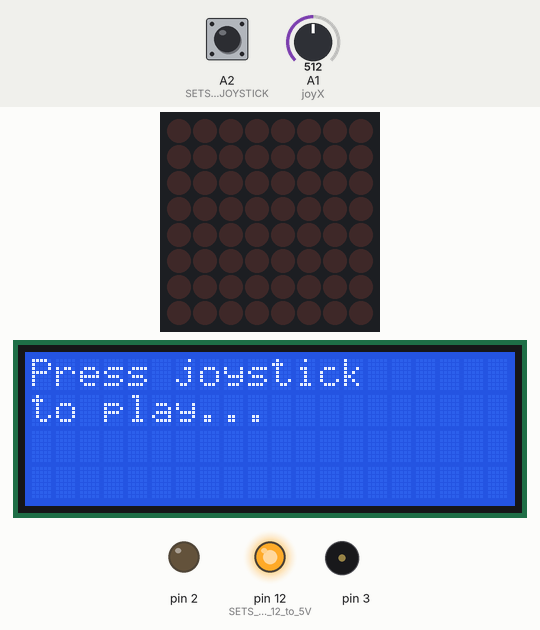
A sketch run on a simulated Arduino Uno, built with avr-gcc and run on an emulated ATmega328P. On the bench: 8×8 LED matrix, 20×4 character LCD, output pins drawn as LEDs (lit = HIGH), buzzer (waves = sounding). The inputs (shaded band) are chosen by the test bench; at power-on: A2 (SETS_PULLUP_FOR_JOYSTICK) HIGH, A1 (joyX) = 512. Random numbers use the default seed unless the sketch sets one.

Above: at 1.2 s.
1.3 s: A2 (SETS_PULLUP_FOR_JOYSTICK) pulled LOW for 0.15 s
At 3.9 s:
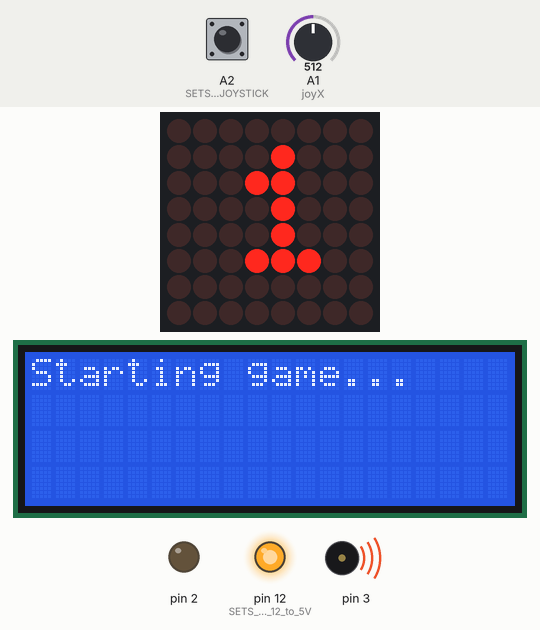
4.4 s: A1 (joyX) set to 528
At 5.98 s:
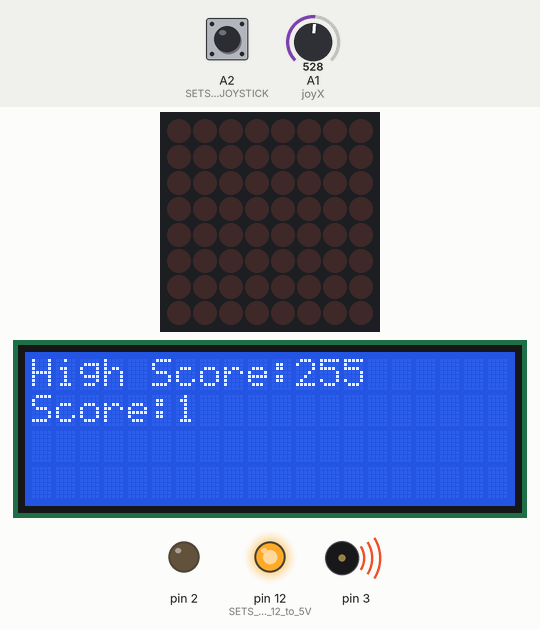
6.2 s: A2 (SETS_PULLUP_FOR_JOYSTICK) pulled LOW for 1 s
At 11.3 s:
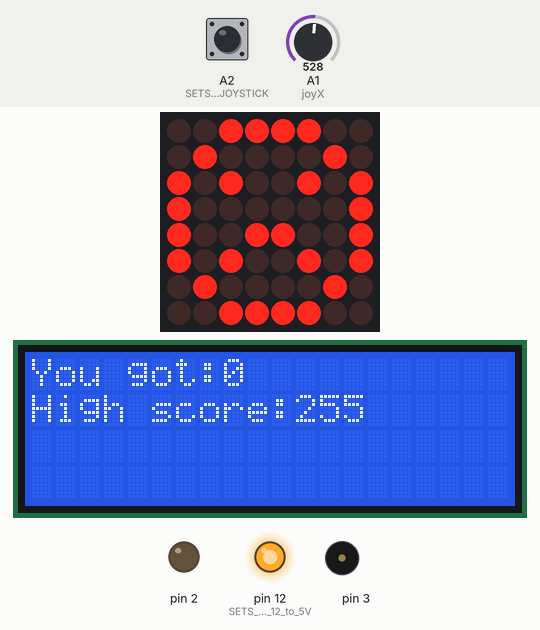
13.2 s: A2 (SETS_PULLUP_FOR_JOYSTICK) pulled LOW for 3.2 s
At 13.6 s:
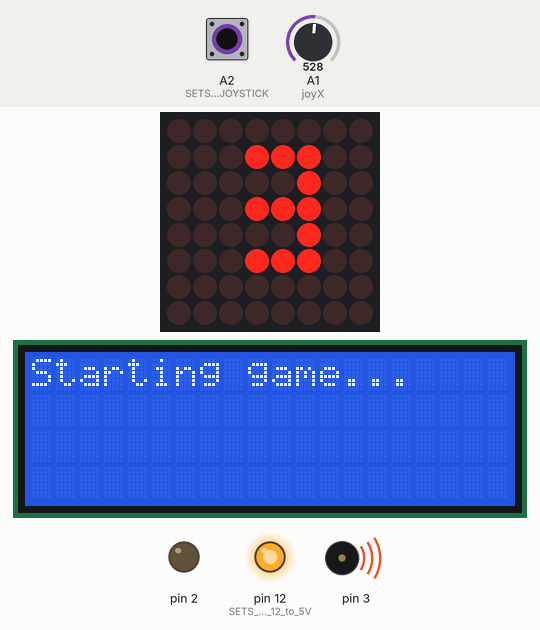
Timing chart, 0 to 18.9 s (numbered marks = the images above; inputs shaded):
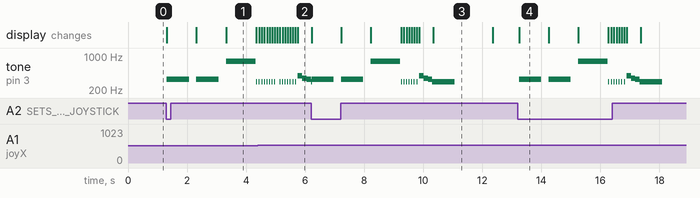

The sketch:

DodgeDots_Arduino.ino
```cpp
#include <EEPROM.h> //Storage 1,024 bytes
#include <MaxMatrix.h>
#include "pitches.h" //add Equivalent frequency for musical note
#include <Wire.h>
#include <LiquidCrystal_I2C.h>

LiquidCrystal_I2C lcd(0x27,20,4);  // set the LCD address to 0x27 for a 16 chars and 2 line display

uint8_t EEPROMhighscore = 101;

int DIN = 7;  // DIN pin of MAX7219 module
int CS  = 6;  // CS pin of MAX7219 module
int CLK = 5;  // CLK pin of MAX7219 module
int maxInUse = 1;

unsigned long timeNow = 0; //Used for pausing score stats at end of game

int joyX  = A1;
int joySw = A2;
int valX  = 0;
int valSw = 0;
int posX  = 3; //Sets random start postition
int foeY  = 0; //Starts enemy at top
int foeX  = posX; //Sets the first enemy to the players postion
int foeY2 = 8; //Starts enemy at bottom to reset its postion
int foeX2 = -1;
int foeY3 = 8; //Starts enemy at bottom to reset its postion
int foeX3 = -1;
int foeY4 = 8; //Starts enemy at bottom to reset its postion
int foeX4 = -1;
int spd   = 80;
int score = 0;
int highScore;

bool anim = 1; //Value used in start animation
bool spdUp = 0; //Value if the game is to speed up
bool play = 0; //Value of play the game

MaxMatrix m(DIN, CS, CLK, maxInUse);

char num1[] = {3, 7,
            0x24,
            0x3E,
            0x20,
            };

char num2[] = {3, 7,
            0x3A,
            0x2A,
            0x2E,
            };
char num3[] = {3, 7,
            0x2A,
            0x2A,
            0x3E,
            };

char smileNo[] = {8, 8,
                  B00111100,
                  B01000010,
                  B10100101,
                  B10010001,
                  B10010001,
                  B10100101,
                  B01000010,
                  B00111100
                 };

char smileYes[] = {8, 8,
                  B00111100,
                  B01000010,
                  B10010101,
                  B10100001,
                  B10100001,
                  B10010101,
                  B01000010,
                  B00111100
                 };

void setup() {
  m.init(); // MAX7219 initialization
  m.setIntensity(1); // initial led matrix intensity, 0-15

  pinMode(2, OUTPUT);
  digitalWrite(2, LOW); // SETS PIN 2 to GND
  pinMode(A2,INPUT_PULLUP); // SETS PULLUP FOR JOYSTICK SWITCH
  pinMode(12, OUTPUT); //SETS PIN 12 to 5V
  digitalWrite(12, HIGH);

  lcd.init();
  lcd.backlight();
  lcd.setCursor(0,0);
  lcd.print("Press joystick");
  lcd.setCursor(0,1);
  lcd.print("to play...");
}


//MAIN PART OF PROGRAM
void loop()
{
  valSw = digitalRead(A2); //Reads joystic value
  if (valSw == 0)
  {
    play = 1;
  }

  while (play) //Starts game
  {
    while (anim) //Start Countdown
    {
      lcd.setCursor(0,0);
      lcd.clear();
      lcd.print("Starting game...");
      m.clear();
      m.writeSprite(3,0, num3);
      tone (3, NOTE_E4, 750);
      delay(1000);
      m.writeSprite(3,0, num2);
      tone (3, NOTE_E4, 750);
      delay(1000);
      m.writeSprite(3,0, num1);
      tone (3, NOTE_G5, 1000);
      delay(1000);
      m.setDot(posX,7,true); // SETS START POSITION
      anim = 0;

      lcd.clear();
      lcd.print("High Score:");
      lcd.setCursor(0,1);
      lcd.print("Score:");
    }

    //Prints info on LCD
    highScore = EEPROM.read(EEPROMhighscore);
    lcd.setCursor(11,0);
    lcd.print(highScore);
    lcd.setCursor(6,1);
    lcd.print(score);

  //Sends Enemy
    sendEnemy();
    if (score > 9) //Sends another enemy
    {
      sendEnemy2();
      if (score > 19)//Sends a thrid enemy
      {
        sendEnemy3();
        if (score > 29)//Sends the fourth and last enemy
        {
          sendEnemy4();
          if (score > 39)//Increses the speed of the game by 1millis until game spd is at 50
          {
            spdUp = 1;
          }
        }
      }
    }

  //Delay works as the speed of the game
    delay(spd);

  }
}

//POSTITIONS/MOVES THE DOT
void dotPosition()
{
  //Joystic Xvalues: 1023 <-> 0
  valX = analogRead(joyX); // Reads value of joystick
  if (valX < 500) //Deadzone. More = Less Deadzone. Max = 507
  {
    if (posX != 7)
    {
      posX ++;
    }
    m.setDot(posX, 7, true);
  }
  else if (valX > 518) //Deadzone. Less = Less Deadzone. Min = 507
  {
    if (posX != 0)
    {
      posX --;
    }
    m.setDot(posX, 7, true);
  }
  m.clear();
  m.setDot(posX, 7, true);
}

void sendEnemy()
{
  dotPosition();
  m.setDot(foeX, foeY, true);
  m.setDot(foeX, foeY-1, true);
  if (foeY > 6 && foeX == posX) //Cheks if enemy hits user
  {
    gameOver();
  }
  else if (foeY < 8)
  {
     foeY ++;
     tone (3, NOTE_D4, 10);
  }
  else if (foeY > 7 && foeX != posX) //Cheks if enemy hits bootom, and resets enemy to top
  {
    foeX = posX; //Sets enemy to the same postion as the user to avaoid camping
    foeY = 0;
    score ++;
  }
}

void sendEnemy2()
{
  m.setDot(foeX2, foeY2, true);
  m.setDot(foeX2, foeY2-1, true);
  if (foeY2 > 6 && foeX2 == posX) //Cheks if enemy hits user
  {
    gameOver();
  }
  else if (foeY2 < 8)
  {
     foeY2 ++;
  }
  else if (foeY2 > 7 && foeX2 != posX) //Cheks if enemy hits bootom, and resets enemy to top
  {
    foeX2 = random(0,8);
    while (foeX2 == posX) //Sets enemy1 to a random postion that does not confilct with enemy2 as enemy2s postion is set to posX
    {
      foeX2 = random(0,8);
    }
    foeY2 = 0;
  }
}

void sendEnemy3()
{
  m.setDot(foeX3, foeY3, true);
  m.setDot(foeX3, foeY3-1, true);
  if (foeY3 > 6 && foeX3 == posX) //Cheks if enemy hits user
  {
    gameOver();
  }
  else if (foeY3 < 8)
  {
     foeY3 ++;
  }
  else if (foeY3 > 7 && foeX3 != posX) //Cheks if enemy hits bootom, and resets enemy to top
  {
    foeX3 = random(0,8);
    while (foeX == foeX3 || foeX2 == foeX3)
    {
      foeX3 = random(0,8);
    }
    foeY3 = 0;
  }
}

void sendEnemy4()
{
  m.setDot(foeX4, foeY4, true);
  m.setDot(foeX4, foeY4-1, true);
  if (foeY4 > 6 && foeX4 == posX) //Cheks if enemy hits user
  {
    gameOver();
  }
  else if (foeY4 < 8)
  {
     foeY4 ++;
  }
  else if (foeY4 > 7 && foeX4 != posX) //Cheks if enemy hits bootom, and resets enemy to top
  {
    foeX4 = random(0,8);
    while (foeX == foeX4 || foeX2 == foeX4 || foeX3 == foeX4)
    {
      foeX4 = random(0,8);
    }
    foeY4 = 0;
    if (spd > 50 && spdUp)
    {
      spd --;
    }
  }
}

void gameOver()
{
  highScore = EEPROM.read(EEPROMhighscore); //Reads off the HighScore from local storage on Arduino
  m.clear();

  //Plays loosing og winning tone depending on if you beat the score
  if (score > highScore)
  {
    EEPROM.write(EEPROMhighscore, score); //Writes current score as highscore if it is higher than previous
    tone (3, NOTE_D5, 150);
    delay(150);
    tone (3, NOTE_E5, 150);
    delay(150);
    tone (3, NOTE_F5, 150);
    delay(150);
    tone (3, NOTE_G5,750);
    m.writeSprite(0,0,smileYes);
  } else if (score <= highScore)
  {
    tone (3, NOTE_G4, 150);
    delay(150);
    tone (3, NOTE_F4, 150);
    delay(150);
    tone (3, NOTE_E4, 150);
    delay(150);
    tone (3, NOTE_D4,750);
    m.writeSprite(0,0,smileNo);
  }

  valSw = digitalRead(A2); //Cheks if joystick is pressed
  while (valSw) //Goes into a loop until joystick is pressed
  {
    lcd.clear();

    timeNow = millis();
    valSw = digitalRead(A2); //Cheks if joystick is pressed
    while ((millis() < timeNow + 2000) && valSw) //Shows score for 2sec
    {
      if (score > highScore)
      {
        lcd.setCursor(0,0);
        lcd.print("NEW HIGH SCORE!");
        lcd.setCursor(7,1);
        lcd.print(score);
      } else if (score <= highScore)
      {
        lcd.setCursor(0,0);
        lcd.print("You got:");
        lcd.setCursor(8,0);
        lcd.print(score);
        lcd.setCursor(0,1);
        lcd.print("High score:");
        lcd.setCursor(11,1);
        lcd.print(highScore);
      }
      valSw = digitalRead(A2);
    }

    timeNow = millis();
    valSw = digitalRead(A2); //Cheks if joystick is pressed

    while ((millis() < timeNow + 2000) && valSw) //Shows reselt instruction for 2sec
    {
      lcd.setCursor(0,0);
      lcd.print("Press joystick");
      lcd.setCursor(0,1);
      lcd.print("to play again...");
      valSw = digitalRead(A2);
    }
  }

  //resets game when joystick is pressed
  anim = 1;
  play = 1;
  score = 0;
  foeY  = 0; //Starts enemy at top
  foeX  = posX;
  foeY2 = 8; //Starts enemy at bottom to reset its postion
  foeX2 = -1;
  foeY3 = 8; //Starts enemy at bottom to reset its postion
  foeX3 = -1;
  foeY4 = 8; //Starts enemy at bottom to reset its postion
  foeX4 = -1;
  spd   = 80;
  loop();
}
```

pitches.h
```cpp
#define NOTE_B0  31
#define NOTE_C1  33
#define NOTE_CS1 35
#define NOTE_D1  37
#define NOTE_DS1 39
#define NOTE_E1  41
#define NOTE_F1  44
#define NOTE_FS1 46
#define NOTE_G1  49
#define NOTE_GS1 52
#define NOTE_A1  55
#define NOTE_AS1 58
#define NOTE_B1  62
#define NOTE_C2  65
#define NOTE_CS2 69
#define NOTE_D2  73
#define NOTE_DS2 78
#define NOTE_E2  82
#define NOTE_F2  87
#define NOTE_FS2 93
#define NOTE_G2  98
#define NOTE_GS2 104
#define NOTE_A2  110
#define NOTE_AS2 117
#define NOTE_B2  123
#define NOTE_C3  131
#define NOTE_CS3 139
#define NOTE_D3  147
#define NOTE_DS3 156
#define NOTE_E3  165
#define NOTE_F3  175
#define NOTE_FS3 185
#define NOTE_G3  196
#define NOTE_GS3 208
#define NOTE_A3  220
#define NOTE_AS3 233
#define NOTE_B3  247
#define NOTE_C4  262
#define NOTE_CS4 277
#define NOTE_D4  294
#define NOTE_DS4 311
#define NOTE_E4  330
#define NOTE_F4  349
#define NOTE_FS4 370
#define NOTE_G4  392
#define NOTE_GS4 415
#define NOTE_A4  440
#define NOTE_AS4 466
#define NOTE_B4  494
#define NOTE_C5  523
#define NOTE_CS5 554
#define NOTE_D5  587
#define NOTE_DS5 622
#define NOTE_E5  659
#define NOTE_F5  698
#define NOTE_FS5 740
#define NOTE_G5  784
#define NOTE_GS5 831
#define NOTE_A5  880
#define NOTE_AS5 932
#define NOTE_B5  988
#define NOTE_C6  1047
#define NOTE_CS6 1109
#define NOTE_D6  1175
#define NOTE_DS6 1245
#define NOTE_E6  1319
#define NOTE_F6  1397
#define NOTE_FS6 1480
#define NOTE_G6  1568
#define NOTE_GS6 1661
#define NOTE_A6  1760
#define NOTE_AS6 1865
#define NOTE_B6  1976
#define NOTE_C7  2093
#define NOTE_CS7 2217
#define NOTE_D7  2349
#define NOTE_DS7 2489
#define NOTE_E7  2637
#define NOTE_F7  2794
#define NOTE_FS7 2960
#define NOTE_G7  3136
#define NOTE_GS7 3322
#define NOTE_A7  3520
#define NOTE_AS7 3729
#define NOTE_B7  3951
#define NOTE_C8  4186
#define NOTE_CS8 4435
#define NOTE_D8  4699
#define NOTE_DS8 4978
```

Measured:
- after the input at 1.3 s, tone on pin 3: plays 330 Hz for 0.75 s, 330 Hz for 0.75 s, 784 Hz for 1.0 s, 294 Hz for 0.01 s, starting at once; the display: first changes at once (image 1 shows a later state)
- after the input at 13.2 s, tone on pin 3: plays 330 Hz for 0.75 s, 330 Hz for 0.75 s, 784 Hz for 1.0 s, 294 Hz for 0.01 s, 294 Hz for 0.01 s, 294 Hz for 0.01 s … (14 notes in this stretch), starting after 0.05 s
- what the display in image 1 shows lasts 1.0 s, from 3.3 s to 4.3 s
- what the display in image 3 shows lasts 2.1 s, from 10.3 s to 12.4 s
